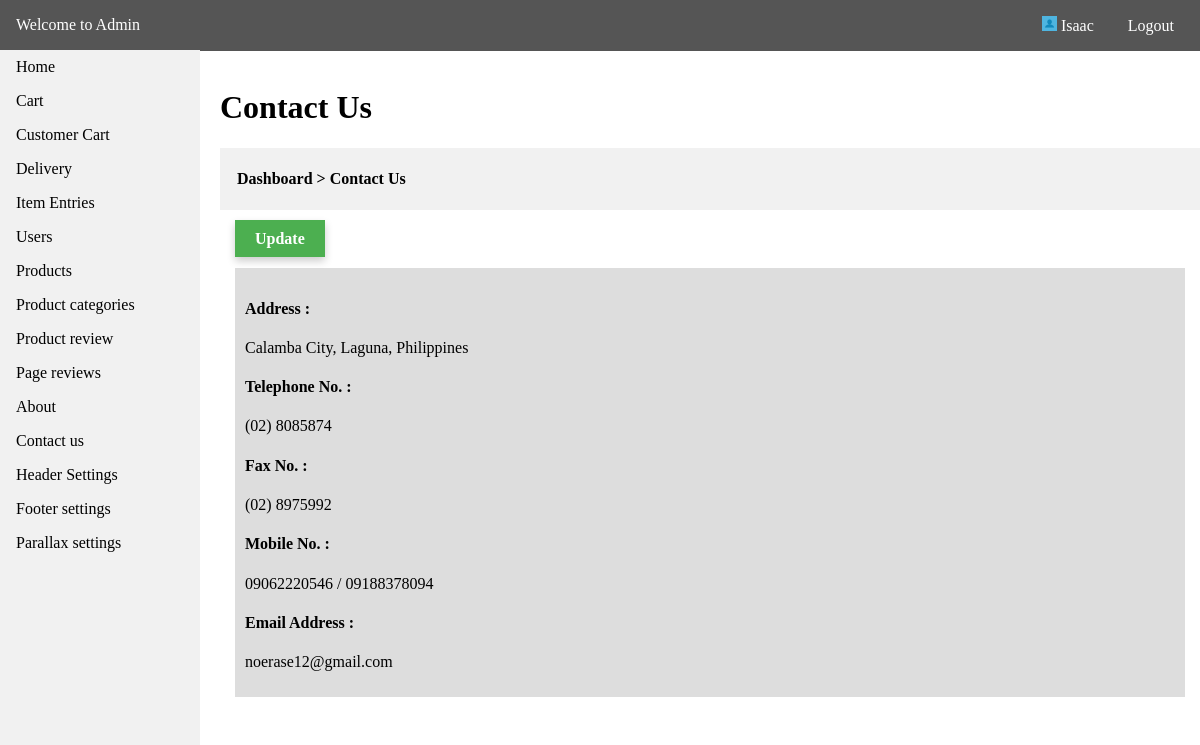
The page /admin/contact_us.php (signed in) on the database its author committed.
### tables this page shows
CREATE TABLE `tbl_menus` (
  `id` int(11) NOT NULL,
  `menu_name` varchar(255) NOT NULL,
  `menu_link` varchar(255) NOT NULL,
  `date_created` datetime NOT NULL DEFAULT CURRENT_TIMESTAMP
);

CREATE TABLE `tbl_contact_info` (
  `id` int(11) NOT NULL,
  `address` varchar(255) NOT NULL,
  `tel_no` varchar(255) NOT NULL,
  `fax_no` varchar(255) NOT NULL,
  `mobile_no` varchar(255) NOT NULL,
  `email` varchar(255) NOT NULL
);

### api/dbh.php (called while the page is built, shortened)
<?php
class dbh {
    public function __construct() {
        $this->servername = HOST;
        $this->username = USER;
        $this->password = PASS;
        $this->dbname = DBNAME;
        $this->conn = mysqli_connect($this->servername,$this->username,$this->password,$this->dbname);
    }
}
?>

### config.php (called while the page is built, shortened)
<?php
include API.'dbh.php';
include API.'viewUser.php';
$viewUser = new ViewUser;
?>

### api/viewUser.php (called while the page is built, shortened)
<?php
class ViewUser extends User {
    public function get_data($get_table) {
        $query = "SELECT * FROM ".$get_table." ORDER BY id DESC";
        $res = mysqli_query($this->conn,$query);
        return $res;
    }
    public function get_query($query) {
        $res = mysqli_query($this->conn,$query);
        return $res;
    }
}
?>

### admin/contact_us.php (the view, shortened to what this page needs)
<?php
include '../config.php';
    $table = "tbl_contact_info";
    $res = $viewUser->get_data($table);
    foreach ($res as $data) {
        $add = $data['address'];
        $tel = $data['tel_no'];
        $fax = $data['fax_no'];
        $mobile = $data['mobile_no'];
        $email = $data['email'];
        $pid = $data['id'];
    }
?>
<!DOCTYPE html>
<html>
<head>
    <link rel="stylesheet" type="text/css" media="screen" href="admin_css/main.css" />
</head>
<body>
<?php
include 'require/nav.php';
?>
<div class="container">
    <br>
<h1>Contact Us</h1>
<div style="background-color:#f1f1f1;padding:1px;"><h4>&nbsp &nbsp <a style="color:#000;text-decoration:none;" href="<?php echo ADMIN_URL.'home.php'; ?>">Dashboard</a> > Contact Us</h4></div>
    <div class="content">
        <div class="row">
            <div class="options">
                <a class="update" href="<?php echo ADMIN_URL.'contact_update.php?id='.$pid;?>">Update</a>
            </div>
            <div style="padding:20px;">
                <div style="padding:10px;width:100%;background-color:#ddd;">
                <h4>Address :</h4>
                    <p><?php echo $add; ?></p>
                <h4>Telephone No. :</h4>
                    <p><?php echo $tel; ?></p>
                <h4>Fax No. :</h4>
                    <p><?php echo $fax; ?></p>
                <h4>Mobile No. :</h4>
                    <p><?php echo $mobile; ?></p>
                <h4>Email Address :</h4>
                    <p><?php echo $email; ?></p>
                </div>
            </div>
    </div>
    </div>
</div>
</body>
</html>

### admin/require/nav.php (shortened to what this page needs)
<div class="header">
    <p><a style="color:#fff;text-decoration:none;" href="<?php echo ADMIN_URL.'home.php';?>">Welcome to Admin</a></p>
    <div class="head-content">
        <p style="cursor:pointer;"><img src="<?php echo BASE_URL; ?>image/sample-image.jpg" style="height:15px;width:15px;" alt=""> <?php echo $_SESSION["admin"]; ?></p>
        <p><a style="color:#fff;text-decoration:none;" href="<?php echo ADMIN_URL.'logout.php';?>">Logout</a></p>
    </div>
</div>
<nav class="navi">
    <ul>
        <li><a href="<?php echo ADMIN_URL.'home.php';?>">Home</a></li>
    <?php
        $tbl = "SELECT * FROM tbl_menus";
        $res = $viewUser->get_query($tbl);
        while($row = $res->fetch_assoc()) {
            $menu = $row['menu_name'];
            $link = $row['menu_link'];
    ?>
        <li><a href="<?php echo ADMIN_URL.$link.'.php'; ?>"><?php echo ucfirst($menu); ?></a></li>
    <?php
        }
    ?>
    </ul>
</nav>

### admin/admin_css/main.css (style rules this page uses)
html { scroll-behavior: smooth; }
* { box-sizing: border-box; }
body { margin: 0; font-family: Cambria, Cochin, Georgia, Times, 'Times New Roman', serif; }
ul { list-style-type: none; margin: 0; padding: 0; width: 200px; top: 50px; background-color: #f1f1f1; position: fixed; height: 100%; overflow: auto; }
li a { display: block; color: #000; padding: 8px 16px; text-decoration: none; }
.header { background-color: #555; color:white; display: inline-block; width: 100%; position:fixed; top:0; padding: 16px; }
.header p { display: inline; }
.container { margin-top: 50px; margin-left: 220px; }
.content { margin-top: 20px; }
.head-content { position: relative; float:right; }
.head-content p { margin-left: 10px; padding: 10px; }
.row { margin: 0 -5px; }
.row:after { content: ""; display: table; clear: both; }
.options a { margin-left: 20px; padding: 10px 20px; background-color: #f1f1f1; text-decoration: none; color: #fff; font-weight: bold; box-shadow: 0 4px 8px 0 rgba(0, 0, 0, 0.2); }
.options .update { background-color: #4CAF50; }

### rows shown on the page
tbl_menus: menu_name "Cart"
tbl_menus: menu_name "Customer Cart"
tbl_menus: menu_name "Delivery"
tbl_menus: menu_name "Item Entries"
tbl_menus: menu_name "Users"
tbl_menus: menu_name "Products"
tbl_menus: menu_name "Product categories"
tbl_menus: menu_name "Product review"
tbl_menus: menu_name "Page reviews"
tbl_menus: menu_name "About"
tbl_menus: menu_name "Contact us"
tbl_menus: menu_name "Header Settings"
tbl_menus: menu_name "Footer settings"
tbl_menus: menu_name "Parallax settings"
tbl_contact_info: address "Calamba City, Laguna, Philippines", tel_no "(02) 8085874", fax_no "(02) 8975992", mobile_no "09062220546 / 09188378094", email "noerase12@gmail.com"

### other values the page prints
$_SESSION["admin"] "Isaac"
